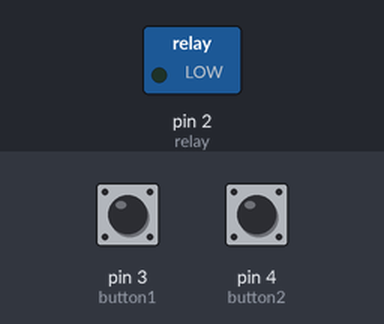
A sketch run on a simulated Arduino Uno, built with avr-gcc and run on an emulated ATmega328P. Shown: switched loads named in the sketch (green lamp = pin HIGH). The test bench sets the inputs (shaded band); at power-on: pin 4 (button2) HIGH, pin 3 (button1) HIGH.

Above: at 1.2 s.
1.3 s: pin 4 (button2) pulled LOW for 0.15 s
At 1.9 s:
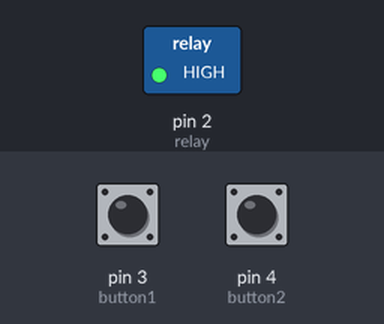
2.9 s: pin 3 (button1) pulled LOW for 0.15 s
At 4.1 s:
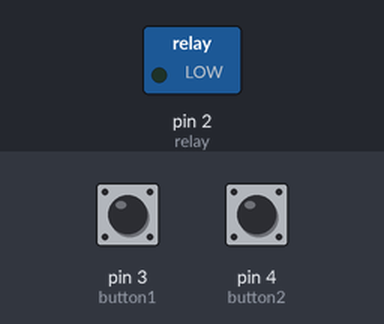
4.5 s: pin 4 (button2) pulled LOW for 1 s
At 5.6 s:
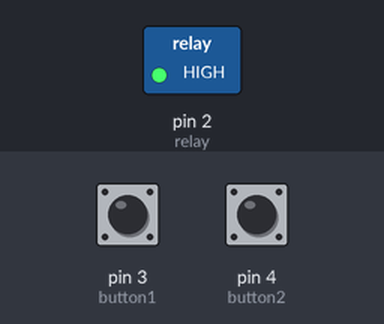
7.0 s: pin 3 (button1) driven LOW and pin 4 (button2) driven LOW
At 8.2 s:
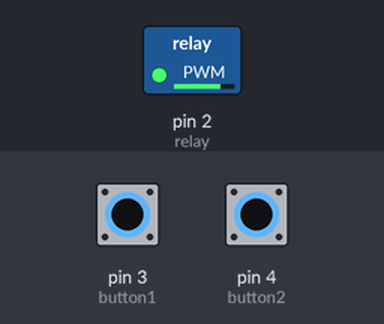
8.5 s: pin 4 (button2) driven HIGH
At 9.6 s:
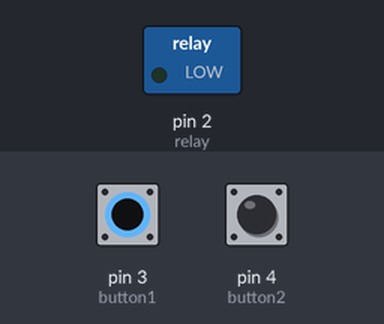
Timing chart, 0 to 11.0 s (numbered marks = the images above; inputs shaded):
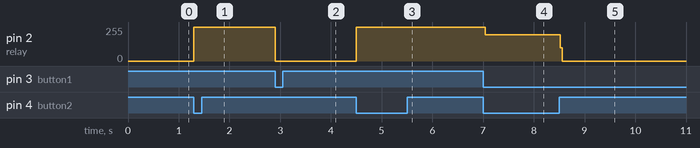

The sketch:

Code.ino
```cpp
int relay=2;
int button1=3;
int button2=4;
void setup() {
pinMode(relay,OUTPUT);
pinMode(button1,INPUT_PULLUP);
pinMode(button2,INPUT_PULLUP);
}

void loop() {
int button1Data=digitalRead(button1);
int button2Data=digitalRead(button2);
if(button1Data==LOW)
{
digitalWrite(relay,LOW);
}
if(button2Data==LOW)
{
digitalWrite(relay,HIGH);
}
}
```

Measured:
- after the input at 1.3 s, pin 2 (relay): 0/255 → 255/255 at once
- after the input at 2.9 s, pin 2 (relay): 255/255 → 0/255 at once
- after the input at 4.5 s, pin 2 (relay): 0/255 → 255/255 at once
- after the input at 7.0 s, pin 2 (relay): 255/255 → 197/255 at once
- after the input at 8.5 s, pin 2 (relay): 197/255 → 0/255 at once
